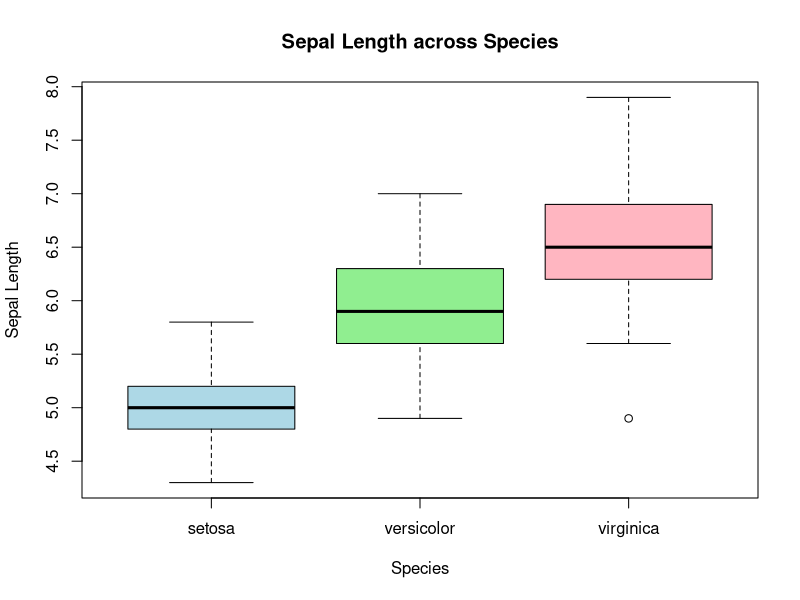
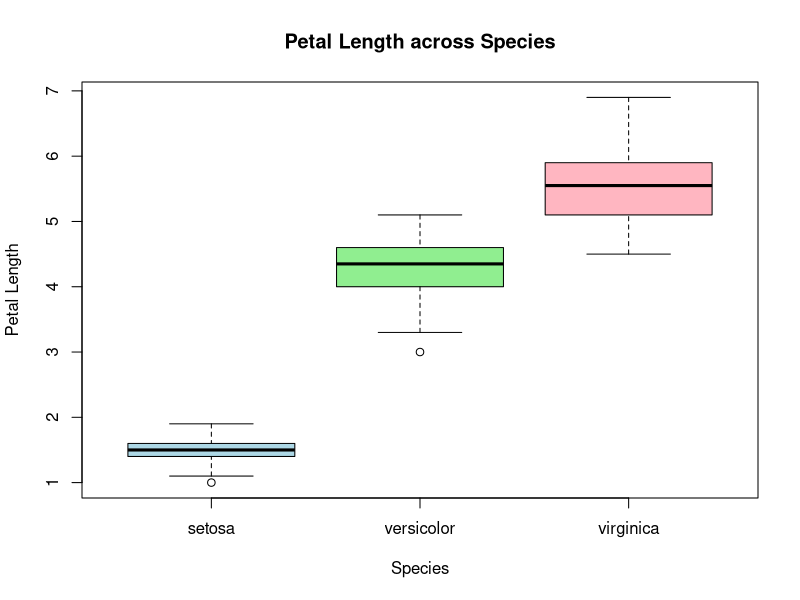

Write R code to recreate these figures, in order.

# Step 1: Load the dataset
data(iris)
head(iris)

# Step 2: Perform one-way ANOVA for Sepal.Length based on Species
anova_sepal <- aov(Sepal.Length ~ Species, data = iris)

# Step 3: Display ANOVA summary
summary(anova_sepal)

# Step 4: Perform ANOVA for Petal.Length (optional)
anova_petal <- aov(Petal.Length ~ Species, data = iris)
summary(anova_petal)

# Step 5: Visualize differences using boxplots
boxplot(Sepal.Length ~ Species,
        data = iris,
        col = c("lightblue", "lightgreen", "lightpink"),
        main = "Sepal Length across Species",
        xlab = "Species",
        ylab = "Sepal Length")

boxplot(Petal.Length ~ Species,
        data = iris,
        col = c("lightblue", "lightgreen", "lightpink"),
        main = "Petal Length across Species",
        xlab = "Species",
        ylab = "Petal Length")

# Step 6: Interpretation Message
cat("\nInterpretation:\n")
cat("The ANOVA results show that Sepal.Length and Petal.Length differ significantly among the three species,\n")
cat("as indicated by very small p-values (< 0.05), meaning species has a significant effect on these measurements.\n")
